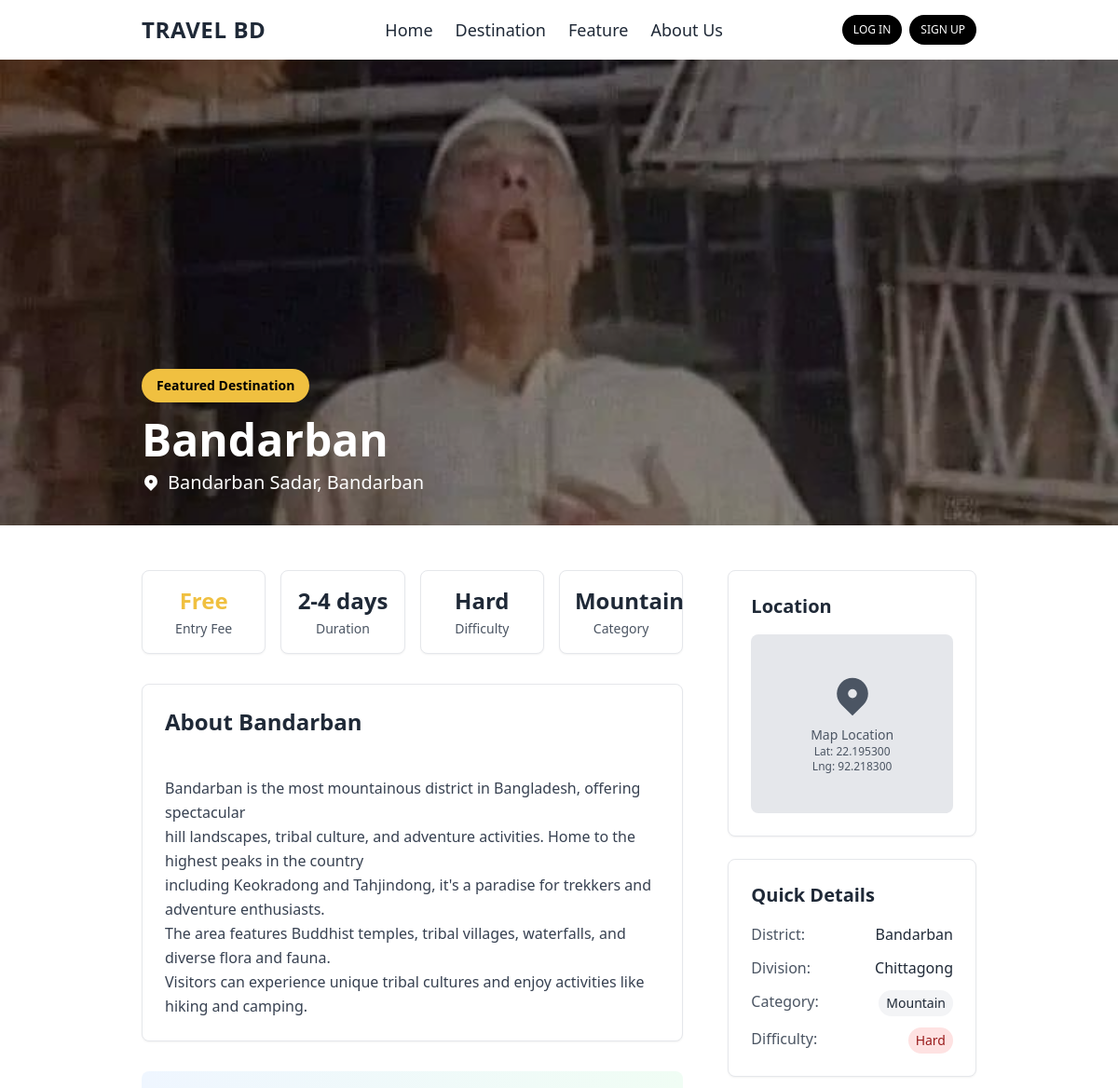
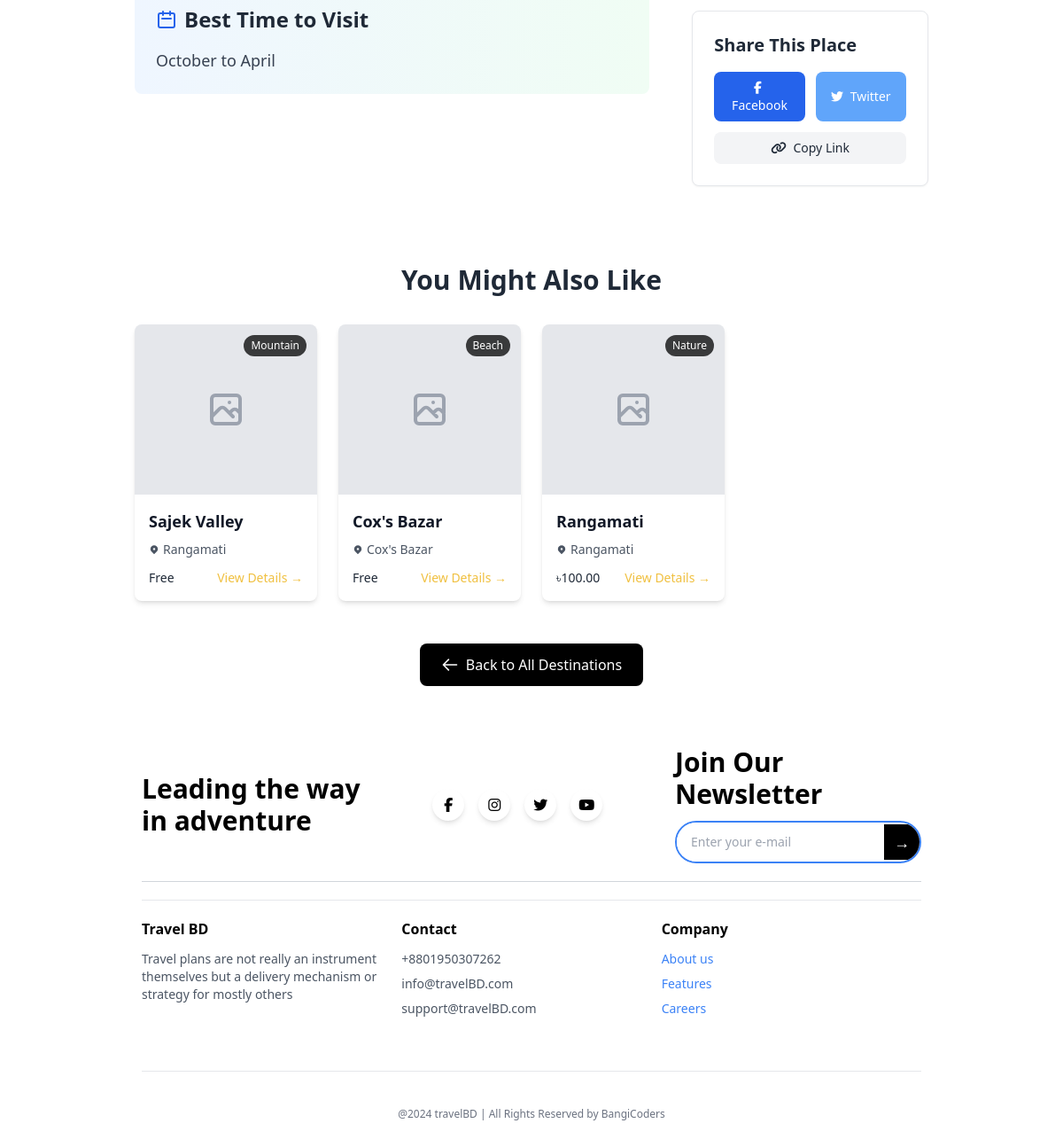
Page /destinations/bandarban/ on the committed database (2 pictures, top to bottom).
### destination/models.py (models this page shows, shortened)
class Destination(models.Model):
    CATEGORY_CHOICES = [
        ('beach', 'Beach'),
        ('mountain', 'Mountain'),
        ('historical', 'Historical'),
        ('cultural', 'Cultural'),
        ('adventure', 'Adventure'),
        ('religious', 'Religious'),
        ('nature', 'Nature'),
        ('waterfall', 'Waterfall'),
        ('forest', 'Forest'),
        ('archaeological', 'Archaeological'),
    ]
    name = models.CharField(max_length=200)
    slug = models.SlugField(max_length=250, unique=True, blank=True)
    description = models.TextField()
    short_description = models.CharField(max_length=300)
    location = models.CharField(max_length=200)
    district = models.CharField(max_length=100)
    division = models.CharField(max_length=100)
    category = models.CharField(max_length=20, choices=CATEGORY_CHOICES)
    main_image = models.ImageField(upload_to='destinations/images/', blank=True, null=True)
    gallery_image_1 = models.ImageField(upload_to='destinations/images/', blank=True, null=True)
    gallery_image_2 = models.ImageField(upload_to='destinations/images/', blank=True, null=True)
    gallery_image_3 = models.ImageField(upload_to='destinations/images/', blank=True, null=True)
    best_time_to_visit = models.CharField(max_length=200)
    entry_fee = models.DecimalField(max_digits=8, decimal_places=2, default=0.00)
    duration = models.CharField(max_length=100)
    difficulty_level = models.CharField(max_length=50, choices=[
        ('easy', 'Easy'),
        ('moderate', 'Moderate'),
        ('hard', 'Hard'),
    ], default='easy')
    latitude = models.DecimalField(max_digits=9, decimal_places=6, blank=True, null=True)
    longitude = models.DecimalField(max_digits=9, decimal_places=6, blank=True, null=True)
    meta_description = models.CharField(max_length=160, blank=True)
    featured = models.BooleanField(default=False)
    is_active = models.BooleanField(default=True)
    created_at = models.DateTimeField(auto_now_add=True)
    updated_at = models.DateTimeField(auto_now=True)
    created_by = models.ForeignKey(User, on_delete=models.CASCADE, related_name='destinations', null=True, blank=True)
    class Meta:
        ordering = ['-featured', '-created_at']
        verbose_name = 'Destination'
        verbose_name_plural = 'Destinations'
    def get_gallery_images(self):
        images = []
        if self.gallery_image_1:
            images.append(self.gallery_image_1)
        if self.gallery_image_2:
            images.append(self.gallery_image_2)
        if self.gallery_image_3:
            images.append(self.gallery_image_3)
        return images

### destination/views.py (the view)
# urls.py: path('<slug:slug>/', views.destination_detail, name='destination_detail'),
def destination_detail(request, slug):
    destination = get_object_or_404(Destination, slug=slug, is_active=True)
    related_destinations = Destination.objects.filter(
        Q(category=destination.category) | Q(division=destination.division)
    ).exclude(id=destination.id).filter(is_active=True)[:4]
    context = {
        'destination': destination,
        'related_destinations': related_destinations,
    }
    return render(request, 'destination_detail.html', context)

### templates/destination_detail.html (shortened to what this page needs)
{% extends 'base.html' %} {% load static %} {% block body %}
<div class="relative w-full h-96 lg:h-[500px] overflow-hidden">
  {% if destination.main_image %}
  <img
    src="{{ destination.main_image.url }}"
    alt="{{ destination.name }}"
    class="w-full h-full object-cover"
  />
  {% endif %}
  <div class="absolute inset-0 bg-black bg-opacity-40 flex items-end">
    <div class="w-full lg:w-4/5 mx-auto px-4 lg:px-8 pb-8">
      <div class="text-white">
        {% if destination.featured %}
        <span
          class="inline-block bg-primary text-black px-4 py-2 rounded-full text-sm font-semibold mb-4"
        >
          Featured Destination
        </span>
        {% endif %}
        <h1 class="text-3xl lg:text-5xl font-bold mb-2">
          {{ destination.name }}
        </h1>
        <p class="text-lg lg:text-xl flex items-center">
          <svg class="w-5 h-5 mr-2" fill="currentColor" viewBox="0 0 20 20">
            <path
              fill-rule="evenodd"
              d="M5.05 4.05a7 7 0 119.9 9.9L10 18.9l-4.95-4.95a7 7 0 010-9.9zM10 11a2 2 0 100-4 2 2 0 000 4z"
              clip-rule="evenodd"
            ></path>
          </svg>
          {{ destination.location }}, {{ destination.district }}
        </p>
      </div>
    </div>
  </div>
</div>
<div class="w-full lg:w-4/5 mx-auto px-4 lg:px-8 py-12">
  <div class="grid grid-cols-1 lg:grid-cols-3 gap-12">
    <div class="lg:col-span-2">
      <div class="grid grid-cols-2 lg:grid-cols-4 gap-4 mb-8">
        <div
          class="bg-white border border-gray-200 rounded-lg p-4 text-center shadow-sm"
        >
          <div class="text-2xl font-bold text-primary mb-1">
            {% if destination.entry_fee > 0 %}
            <div>৳{{ destination.entry_fee }}</div>
            {% else %} Free {% endif %}
          </div>
          <div class="text-sm text-gray-600">Entry Fee</div>
        </div>
        <div
          class="bg-white border border-gray-200 rounded-lg p-4 text-center shadow-sm"
        >
          <div class="text-2xl font-bold text-gray-800 mb-1">
            {{ destination.duration }}
          </div>
          <div class="text-sm text-gray-600">Duration</div>
        </div>
        <div
          class="bg-white border border-gray-200 rounded-lg p-4 text-center shadow-sm"
        >
          <div class="text-2xl font-bold text-gray-800 mb-1">
            {{ destination.difficulty_level|title }}
          </div>
          <div class="text-sm text-gray-600">Difficulty</div>
        </div>
        <div
          class="bg-white border border-gray-200 rounded-lg p-4 text-center shadow-sm"
        >
          <div class="text-2xl font-bold text-gray-800 mb-1">
            {{ destination.category|title }}
          </div>
          <div class="text-sm text-gray-600">Category</div>
        </div>
      </div>
      <div
        class="bg-white rounded-lg shadow-sm border border-gray-200 p-6 mb-8"
      >
        <h2 class="text-2xl font-bold text-gray-800 mb-4">
          About {{ destination.name }}
        </h2>
        <p class="text-gray-700 leading-relaxed whitespace-pre-line">
          {{ destination.description }}
        </p>
      </div>
      <div
        class="bg-gradient-to-r from-blue-50 to-green-50 rounded-lg p-6 mb-8"
      >
        <h2 class="text-2xl font-bold text-gray-800 mb-4 flex items-center">
          <svg
            class="w-6 h-6 mr-2 text-blue-600"
            fill="none"
            stroke="currentColor"
            viewBox="0 0 24 24"
          >
            <path
              stroke-linecap="round"
              stroke-linejoin="round"
              stroke-width="2"
              d="M8 7V3m8 4V3m-9 8h10M5 21h14a2 2 0 002-2V7a2 2 0 00-2-2H5a2 2 0 00-2 2v12a2 2 0 002 2z"
            ></path>
          </svg>
          Best Time to Visit
        </h2>
        <p class="text-lg text-gray-700 font-medium">
          {{ destination.best_time_to_visit }}
        </p>
      </div>
    </div>
    <div class="lg:col-span-1">
      {% if destination.latitude and destination.longitude %}
      <div
        class="bg-white rounded-lg shadow-sm border border-gray-200 p-6 mb-6"
      >
        <h3 class="text-xl font-bold text-gray-800 mb-4">Location</h3>
        <div
          class="bg-gray-200 h-48 rounded-lg flex items-center justify-center"
        >
          <div class="text-center text-gray-600">
            <svg
              class="w-12 h-12 mx-auto mb-2"
              fill="currentColor"
              viewBox="0 0 20 20"
            >
              <path
                fill-rule="evenodd"
                d="M5.05 4.05a7 7 0 119.9 9.9L10 18.9l-4.95-4.95a7 7 0 010-9.9zM10 11a2 2 0 100-4 2 2 0 000 4z"
                clip-rule="evenodd"
              ></path>
            </svg>
            <p class="text-sm">Map Location</p>
            <p class="text-xs">Lat: {{ destination.latitude }}</p>
            <p class="text-xs">Lng: {{ destination.longitude }}</p>
          </div>
        </div>
      </div>
      {% endif %}
      <div
        class="bg-white rounded-lg shadow-sm border border-gray-200 p-6 mb-6"
      >
        <h3 class="text-xl font-bold text-gray-800 mb-4">Quick Details</h3>
        <div class="space-y-3">
          <div class="flex justify-between">
            <span class="text-gray-600">District:</span>
            <span class="font-medium text-gray-800"
              >{{ destination.district }}</span
            >
          </div>
          <div class="flex justify-between">
            <span class="text-gray-600">Division:</span>
            <span class="font-medium text-gray-800"
              >{{ destination.division }}</span
            >
          </div>
          <div class="flex justify-between">
            <span class="text-gray-600">Category:</span>
            <span
              class="inline-block bg-gray-100 text-gray-800 px-2 py-1 rounded-full text-sm"
            >
              {{ destination.category|title }}
            </span>
          </div>
          <div class="flex justify-between">
            <span class="text-gray-600">Difficulty:</span>
            <span
              class="inline-block {% if destination.difficulty_level == 'easy' %}bg-green-100 text-green-800{% elif destination.difficulty_level == 'moderate' %}bg-yellow-100 text-yellow-800{% else %}bg-red-100 text-red-800{% endif %} px-2 py-1 rounded-full text-sm"
            >
              {{ destination.difficulty_level|title }}
            </span>
          </div>
        </div>
      </div>
      <div
        class="bg-white rounded-lg shadow-sm border border-gray-200 p-6 mb-6"
      >
        <h3 class="text-xl font-bold text-gray-800 mb-4">Share This Place</h3>
        <div class="flex space-x-3">
          <button
            class="flex-1 bg-blue-600 text-white py-2 px-3 rounded-lg hover:bg-blue-700 transition duration-200 text-sm"
          >
            <i class="fab fa-facebook-f mr-1"></i> Facebook
          </button>
          <button
            class="flex-1 bg-blue-400 text-white py-2 px-3 rounded-lg hover:bg-blue-500 transition duration-200 text-sm"
          >
            <i class="fab fa-twitter mr-1"></i> Twitter
          </button>
        </div>
        <button
          class="w-full mt-3 bg-gray-100 text-gray-800 py-2 px-3 rounded-lg hover:bg-gray-200 transition duration-200 text-sm"
        >
          <i class="fas fa-link mr-1"></i> Copy Link
        </button>
      </div>
    </div>
  </div>
  {% if related_destinations %}
  <div class="mt-16">
    <h2 class="text-3xl font-bold text-gray-800 mb-8 text-center">
      You Might Also Like
    </h2>
    <div class="grid grid-cols-1 md:grid-cols-2 lg:grid-cols-4 gap-6">
      {% for related in related_destinations %}
      <div
        class="bg-white rounded-lg shadow-md overflow-hidden hover:shadow-lg transition duration-300"
      >
        <div class="relative h-48 overflow-hidden">
          {% if related.main_image %}
          <img
            src="{{ related.main_image.url }}"
            alt="{{ related.name }}"
            class="w-full h-full object-cover hover:scale-105 transition duration-300"
          />
          {% else %}
          <div
            class="w-full h-full bg-gray-200 flex items-center justify-center"
          >
          </div>
          {% endif %}
          <span
            class="absolute top-3 right-3 bg-black bg-opacity-75 text-white px-2 py-1 rounded-full text-xs"
          >
            {{ related.category|title }}
          </span>
        </div>
        <div class="p-4">
          <h3 class="text-lg font-semibold text-gray-900 mb-2">
            <a
              href="{% url 'destination:destination_detail' related.slug %}"
              class="hover:text-primary transition duration-200"
            >
              {{ related.name }}
            </a>
          </h3>
          <p class="text-gray-600 text-sm mb-3 flex items-center">
            <svg class="w-3 h-3 mr-1" fill="currentColor" viewBox="0 0 20 20">
              <path
                fill-rule="evenodd"
                d="M5.05 4.05a7 7 0 119.9 9.9L10 18.9l-4.95-4.95a7 7 0 010-9.9zM10 11a2 2 0 100-4 2 2 0 000 4z"
                clip-rule="evenodd"
              ></path>
            </svg>
            {{ related.district }}
          </p>
          <div class="flex justify-between items-center">
            <span class="text-sm font-medium text-gray-800">
              {% if related.entry_fee > 0 %} ৳{{ related.entry_fee }} {% else %}
              Free {% endif %}
            </span>
            <a
              href="{% url 'destination:destination_detail' related.slug %}"
              class="text-primary hover:text-yellow-600 text-sm font-medium transition duration-200"
            >
              View Details →
            </a>
          </div>
        </div>
      </div>
      {% endfor %}
    </div>
  </div>
  {% endif %}
  <div class="mt-12 text-center">
    <a
      href="{% url 'destination:destination_list' %}"
      class="inline-flex items-center px-6 py-3 bg-black text-white rounded-lg hover:bg-gray-800 transition duration-200"
    >
      <svg
        class="w-5 h-5 mr-2"
        fill="none"
        stroke="currentColor"
        viewBox="0 0 24 24"
      >
        <path
          stroke-linecap="round"
          stroke-linejoin="round"
          stroke-width="2"
          d="M10 19l-7-7m0 0l7-7m-7 7h18"
        ></path>
      </svg>
      Back to All Destinations
    </a>
  </div>
</div>
{% endblock %}

### rows in the picture
Destination: main_image (picture), name "Bandarban", location "Bandarban Sadar", district "Bandarban", duration "2-4 days", difficulty_level "Hard", category "Mountain", description "Bandarban is the most mountainous district in Bangladesh, offering spectacular hill landscapes, tribal culture, and adventure activities. Home to the highest peaks in the country including Keokradong and Tahjindong, it's a paradise for trekkers and adventure enthusiasts. The area features Buddhist temples, tribal villages, waterfalls, and diverse flora and fauna. Visitors can experience unique tribal cultures and enjoy activities like hiking and camping.", best_time_to_visit "October to April", latitude "22.195300", longitude "92.218300", division "Chittagong"
Destination: category "Mountain", name "Sajek Valley", district "Rangamati", entry_fee "Free"
Destination: category "Beach", name "Cox's Bazar", district "Cox's Bazar", entry_fee "Free"
Destination: category "Nature", name "Rangamati", district "Rangamati", entry_fee "100.00"
